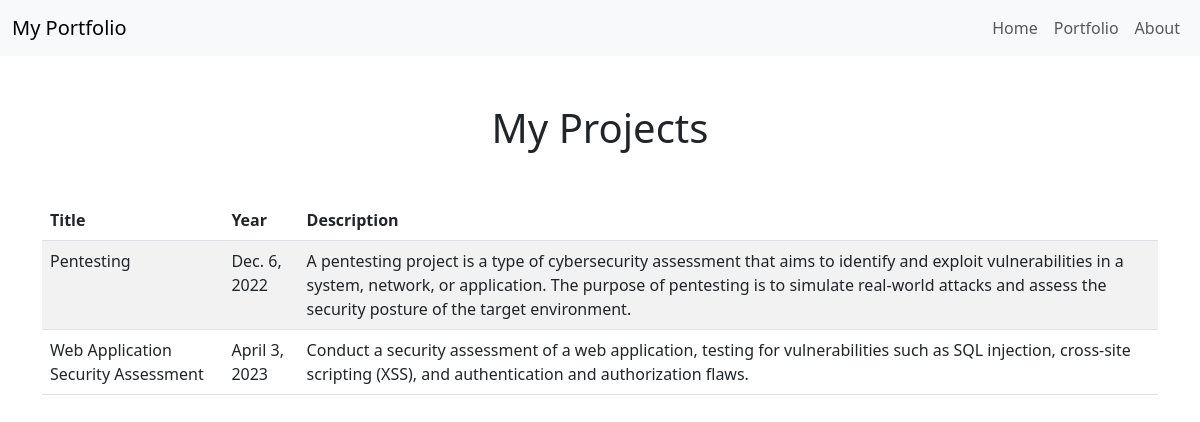
Screenshot of /portfolio/portfolio/ with the database file from the repository.
### portfolio/models.py (models this page shows, shortened)
class Project(models.Model):
    title = models.CharField(max_length=100)
    description = models.TextField()
    year = models.DateField()

### portfolio/views.py (the view)
# urls.py: path('portfolio/', views.portfolio_portfolio, name='portfolio'),
def portfolio_portfolio(request):
    projects = Project.objects.all()
    context = {
        'projects': projects,
    }
    return render(request, 'portfolio/portfolio.html', context)

### portfolio/templates/portfolio/portfolio.html (shortened to what this page needs)
{% extends 'portfolio/base.html' %}
{%load static%}
{% block content %}
<div class="container py-5">
  <h1 class="text-center mb-5">My Projects</h1>
  <table class="table table-striped table-hover">
    <thead>
      <tr>
        <th>Title</th>
        <th>Year</th>
        <th>Description</th>
      </tr>
    </thead>
    <tbody>
      {% for project in projects %}
      <tr>
        <td>{{ project.title }}</td>
        <td>{{ project.year }}</td>
        <td>{{ project.description }}</td>
      </tr>
      {% endfor %}
    </tbody>
  </table>
</div>
{% endblock %}

### portfolio/templates/portfolio/base.html (shortened to what this page needs)
{% load static %}
<!DOCTYPE html>
<html>
<head>
	<link rel="stylesheet" href="{% static 'css/bootstrap.min.css' %}">
	<link rel="stylesheet" href="{% static 'portfolio/style.css' %}">
</head>
<body>
	<nav class="navbar navbar-expand-lg navbar-light bg-light">
		<div class="container-fluid">
			<a class="navbar-brand" href="">My Portfolio</a>
			<div class="collapse navbar-collapse" id="navbarNav">
				<ul class="navbar-nav ms-auto">
					<li class="nav-item">
						<a class="nav-link" href="{% url 'home' %}">Home</a>
					</li>
					<li class="nav-item">
						<a class="nav-link" href="{% url 'portfolio' %}">Portfolio</a>
					</li>
					<li class="nav-item">
						<a class="nav-link" href="{% url 'about' %}">About</a>
					</li>
				</ul>
			</div>
		</div>
	</nav>
	{% block content %}{% endblock %}

### rows the page displays
Project: title "Pentesting", year "Dec. 6, 2022", description "A pentesting project is a type of cybersecurity assessment that aims to identify and exploit vulnerabilities in a system, network, or application. The purpose of pentesting is to simulate real-world attacks and assess the security posture of the target environment."
Project: title "Web Application Security Assessment", year "April 3, 2023", description "Conduct a security assessment of a web application, testing for vulnerabilities such as SQL injection, cross-site scripting (XSS), and authentication and authorization flaws."
